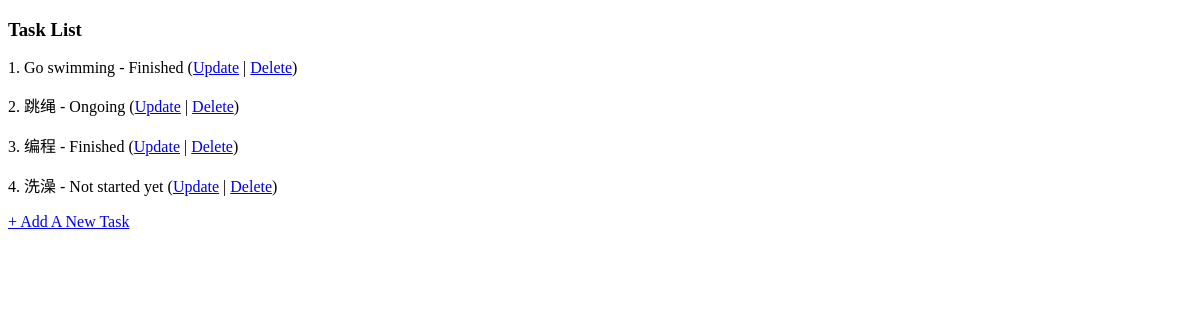
/tasks/, run on an earlier commit of the app's database.
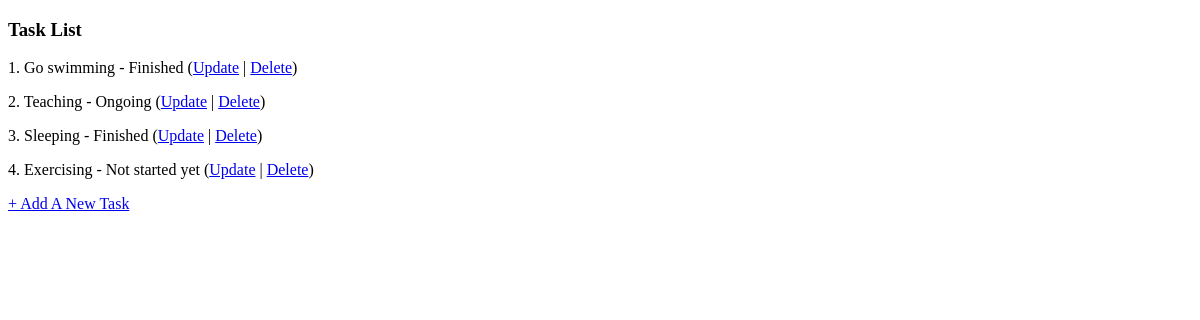
And on a later commit of the database.
### tasks/models.py (models this page shows, shortened)
class Task(models.Model):
    name = models.CharField(verbose_name="Task name", max_length=65, unique=True)
    status = models.CharField(verbose_name="Task status", max_length=1, choices=Status.choices)

### tasks/views.py (the view)
# urls.py: path('', views.TaskListView.as_view(), name='task_list'),
class TaskListView(ListView):
    model = Task
    context_object_name = 'tasks'

### tasks/templates/tasks/task_list.html (shortened to what this page needs)
<!DOCTYPE html>
<html lang="en">
<head>
</head>
<body>
<h3>Task List</h3>
{% for task in tasks %}
    <p>{{ forloop.counter }}. {{ task.name }} - {{ task.get_status_display }}
        (<a href="{% url 'tasks:task_update' task.id %}">Update</a> |
        <a href="{% url 'tasks:task_delete' task.id %}">Delete</a>)
    </p>
{% endfor %}
<p> <a href="{% url 'tasks:task_create' %}"> + Add A New Task</a></p>
</body>
</html>

What changed in the data, as far as the page shows it:
changed Task "Ongoing": name "跳绳" → "Teaching"
changed Task: name "编程" → "Sleeping"
changed Task "Not started yet": name "洗澡" → "Exercising"
